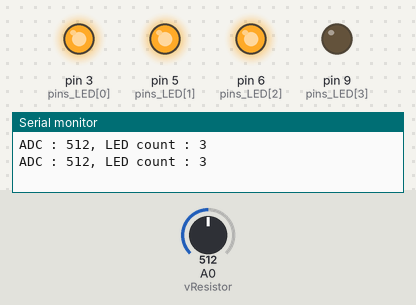
Recording of a sketch running on a simulated Arduino Uno, built with avr-gcc and run on an emulated ATmega328P. Shown: output pins drawn as LEDs (lit = HIGH), the last lines printed to the serial monitor. The inputs (shaded band) are chosen by the test bench; at power-on: A0 (vResistor) = 512.

Above: at 1.8 s.
1.9 s: A0 (vResistor) set to 501
At 2.4 s:
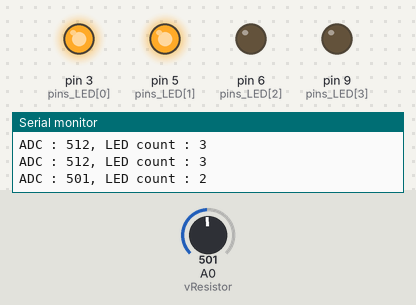
3.5 s: A0 (vResistor) set to 272
5.2 s: A0 (vResistor) set to 243
At 6.8 s:
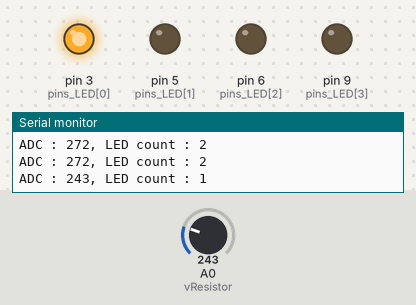
7.5 s: A0 (vResistor) set to 900
At 8.3 s:
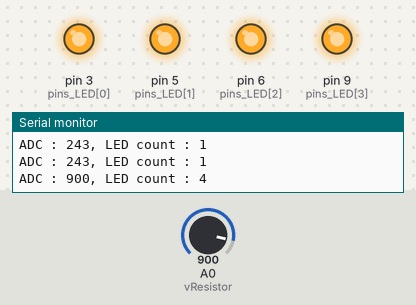
9.5 s: A0 (vResistor) set to 779
11.2 s: A0 (vResistor) set to 755
At 12.7 s:
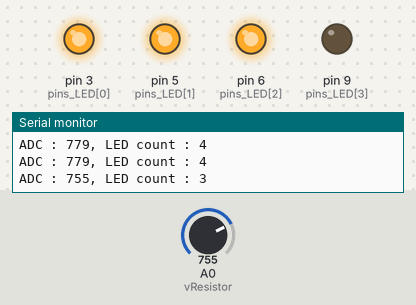
Timing chart, 0 to 14.2 s (numbered marks = the images above; inputs shaded):
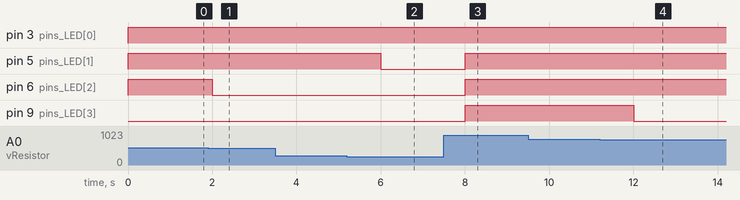

The sketch:

adjustable_resistance_4LED_Each.ino
```cpp
int vResistor = A0; // A0 핀에 가변저항 연결
int pins_LED[] = {3,5,6,9}; // LED 연결 핀

void setup() {
  Serial.begin(9600); // 시리얼 통신 초기화
  pinMode(vResistor, INPUT);
  for (int i = 0; i < 4; i++) {
    pinMode(pins_LED[i], OUTPUT);
    digitalWrite(pins_LED[i], LOW);
  }
}
void loop() {
  int adc = analogRead(vResistor); // 가변저항 값 읽기 10bit의 값을 읽는다.
  int count_led = (adc >> 8) + 1; // LED 개수 결정, 앞 두자리로만 구분한다. 00,01,10,11 이렇게 구분한다. 0,1,2,3에  1을 더하여 1,2,3,4
  for (int i = 0; i < 4; i++) { // LED 점멸
    if (i < count_led)
      digitalWrite(pins_LED[i], HIGH);
    else
      digitalWrite(pins_LED[i], LOW);
  }
  // ADC 값과 LED 개수 출력
  Serial.println(String("ADC : ") + adc + ", LED count : " + count_led);
  delay(1000); // 1초(1000ms) 대기
}

//가변저항은 10k옴
//LED는 220옴
```

Measured:
- the behaviour switches between 512 and 511 on A0 (vResistor) (found by bisection; images 0 and 1)
- the behaviour switches between 256 and 255 on A0 (vResistor) (found by bisection; images 1 and 2)
- the behaviour switches between 768 and 767 on A0 (vResistor) (found by bisection; images 3 and 4)
- after the input at 1.9 s, pin 6 (pins_LED[2]): HIGH → LOW after 0.10 s
- after the input at 5.2 s, pin 5 (pins_LED[1]): HIGH → LOW after 0.80 s
- after the input at 7.5 s, pin 5 (pins_LED[1]), pin 6 (pins_LED[2]), pin 9 (pins_LED[3]): LOW → HIGH after 0.50 s
- after the input at 11.2 s, pin 9 (pins_LED[3]): HIGH → LOW after 0.81 s
